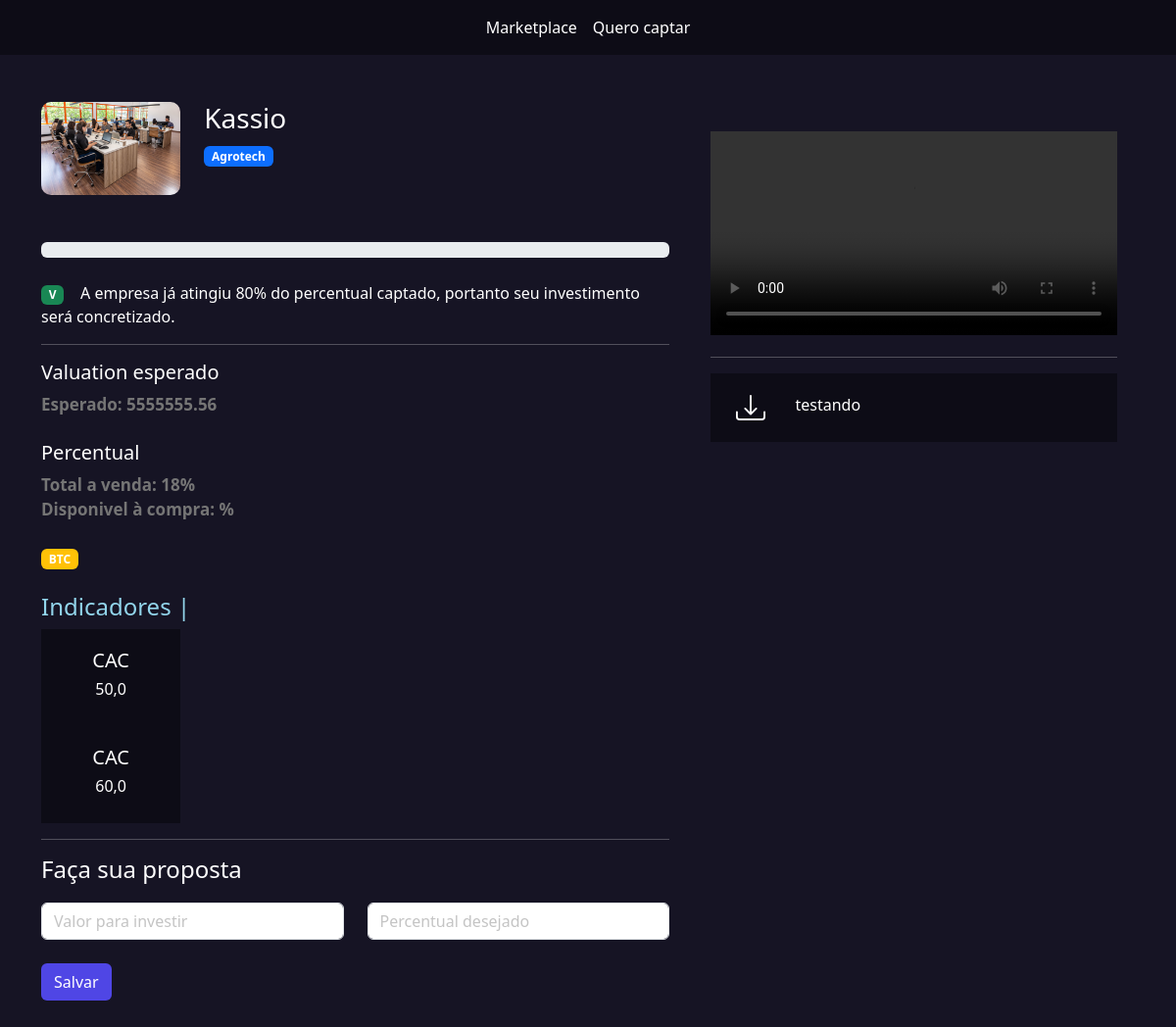
Screenshot of /investidores/ver_empresa/2 with the database file from the repository.
### empresarios/models.py (models this page shows, shortened)
class Empresas(models.Model):
    tempo_existencia_choices = (
        ('-6', 'Menos de 6 meses'),
        ('+6', 'Mais de 6 meses'),
        ('+1', 'Mais de 1 ano'),
        ('+5', 'Mais de 5 anos')
    )
    estagio_choices = (
        ('I', 'Tenho apenas uma idea'),
        ('MVP', 'Possuo um MVP'),
        ('MVPP', 'Possuo um MVP com clientes pagantes'),
        ('E', 'Empresa pronta para escalar'),
    )
    area_choices = (
        ('ED', 'Ed-tech'),
        ('FT', 'Fintech'),
        ('AT', 'Agrotech'),
    )
    user = models.ForeignKey(User, on_delete=models.DO_NOTHING)
    nome = models.CharField(max_length=50)
    cnpj = models.CharField(max_length=30)
    site = models.URLField()
    tempo_existencia = models.CharField(max_length=2, choices=tempo_existencia_choices, default='-6')
    descricao = models.TextField()
    data_final_captacao = models.DateField()
    percentual_equity = models.IntegerField() # Percentual esperado
    estagio = models.CharField(max_length=4, choices=estagio_choices, default='I')
    area = models.CharField(max_length=3, choices=area_choices)
    publico_alvo = models.CharField(max_length=3)
    valor = models.DecimalField(max_digits=9, decimal_places=2) # Valor total a ser vendido
    pitch = models.FileField(upload_to='pitchs')
    logo = models.FileField(upload_to='logo')
    from django.utils.safestring import mark_safe
    @property
    def valuation(self):
        return f'{(100 * self.valor) / self.percentual_equity:.2f}'

class Metricas(models.Model):
    empresa = models.ForeignKey(Empresas, on_delete=models.DO_NOTHING)
    titulo = models.CharField(max_length=30)
    valor = models.FloatField()

class Documento(models.Model):
    empresa = models.ForeignKey(Empresas, on_delete=models.DO_NOTHING)
    titulo = models.CharField(max_length=30)
    arquivo = models.FileField(upload_to="documentos")

### investidores/views.py (the view)
# urls.py: path('ver_empresa/<int:id>', views.ver_empresa, name="ver_empresa"),
def ver_empresa(request, id):
    empresa = Empresas.objects.get(id=id)
    documentos = Documento.objects.filter(empresa = empresa)
    metricas = Metricas.objects.filter(empresa=empresa)
    return render(request, 'ver_empresa.html', {'empresa': empresa, 'documentos': documentos, 'metricas':metricas})

### investidores/templates/ver_empresa.html (shortened to what this page needs)
{% extends "base.html" %}
{% load static %}
{% block 'head' %}
	<link rel="stylesheet" href="{% static 'empresarios/css/listar_empresas.css' %}">
	<link rel="stylesheet" href="{% static 'empresarios/css/empresa.css' %}">
	<link rel="stylesheet" href="{% static 'usuarios/css/usuarios.css' %}">
{% endblock 'head' %}
{% block 'body' %}
    {% include "partials/barra_navegacao.html" %}
    <br><br>
    <div class="container">
        <div class="row">
            <div class="col-md-7">
                <div class="row">
                    <div class="col-md-3">
                        <img src="{{empresa.logo.url}}" class="foto-empresa" alt="">
                    </div>
                    <div class="col-md">
                        <h3>{{empresa.nome}}</h3>
                        <span class="badge bg-primary">
                            {{empresa.get_area_display}}
                        </span>
                    </div>
                </div>
                <br><br>
                <div class="progress" wtyle="80%">
                </div>
                <br>
                    <span class="badge bg-success">V</span><span>&nbsp &nbsp A empresa já atingiu 80% do percentual captado, portanto seu investimento será concretizado.</span>
                <hr>
                <div class="col-md">
                    <h5>Valuation esperado</h5>
                    <span class="sub-fonte"> Esperado: {{empresa.valuation}}</span>
                    <br>
                    <br>
                    <h5> Percentual </h5>
                    <span class="sub-fonte">Total a venda: {{empresa.percentual_equity}}%</span>
                    <br>
                    <span class="sub-fonte">Disponivel à compra: %</span>
                </div>
                <br>
                <span class="badge bg-warning">{{empresa.publico_alvo}}</span>
                <br><br>
                <h4 style="color: #92D5EB">Indicadores |</h4>
                {% for metrica in metricas %}
                    <div class="row">
                        <div class="col-md-3" >
                            <div class="dark-color" style="padding: 20px; text-align: center;">
                                <h5>{{metrica.titulo}}</h5>
                                <h6>{{metrica.valor}}</h6>
                            </div>
                        </div>
                     <br/>
                    </div>
                {% endfor %}
                <hr>
                <div class="row">
                    <h4>Faça sua proposta</h4>
                    <br><br>
                    <div class="col-md">
                        <form action="" method="POST"> {% csrf_token %}
                            <input type="number" name="valor" class="form-control" placeholder="Valor para investir">
                            <br>
                            <input type="submit" class="btn btn-indigo-normal" value="Salvar">
                    </div>
                    <div class="col-md">
                            <input type="number" name="percentual" class="form-control" placeholder="Percentual desejado">
                    </div>
                </div>
            </div>
            <div class="col-md-5 intereses-investimentos">
                <video name='demo' controls autoplay width='100%'>
                    <source src="{{empresa.pitch.url}}" type="video/mp4"></source>
                </video>
                <hr>
                {% for documento in documentos  %}
                    <div class="list_documentos">
                        <div class="row">
                            <div class="col-md-2" style="text-align: center">
                                <a href="{{documento.arquivo.url}}">
                                </a>
                            </div>
                            <div class="col-md-6">{{documento.titulo}}</div>
                            <div class="col-md-4" style="text-align: right;">
                            </div>
                        </div>
                    </div>
                {% endfor %}
            </div>
        </div>
    </div>
    <br><br>
{% endblock 'body' %}

### templates/static/geral/css/base.css (style rules this page uses)
:root { --main-color: #161424; --dark-color: #0D0C16; --contrast-color: #4F46E5; }
body { color: white !important; background-color: var(--main-color) !important; }
.dark-color { background-color: var(--dark-color); color: white !important; }

### templates/static/empresarios/css/empresa.css (style rules this page uses)
.intereses-investimentos { min-height: 80vh; padding: 30px }
.foto-empresa { width: 100%; border-radius: 10px; }
.sub-fonte { color:rgb(117, 117, 117); font-size: 17px; font-weight: bold; }
.list_documentos { background-color: var(--dark-color); padding: 20px; }

### templates/static/usuarios/css/usuarios.css (style rules this page uses)
.btn-indigo-normal { background-color: var(--contrast-color); color: white; }

### rows the page displays
Empresas: logo (picture), nome "Kassio", area "Agrotech", valuation "5555555.56", percentual_equity "18", publico_alvo "BTC"
Metricas: titulo "CAC", valor "50,0"
Metricas: titulo "CAC", valor "60,0"
Documento: titulo "testando"
